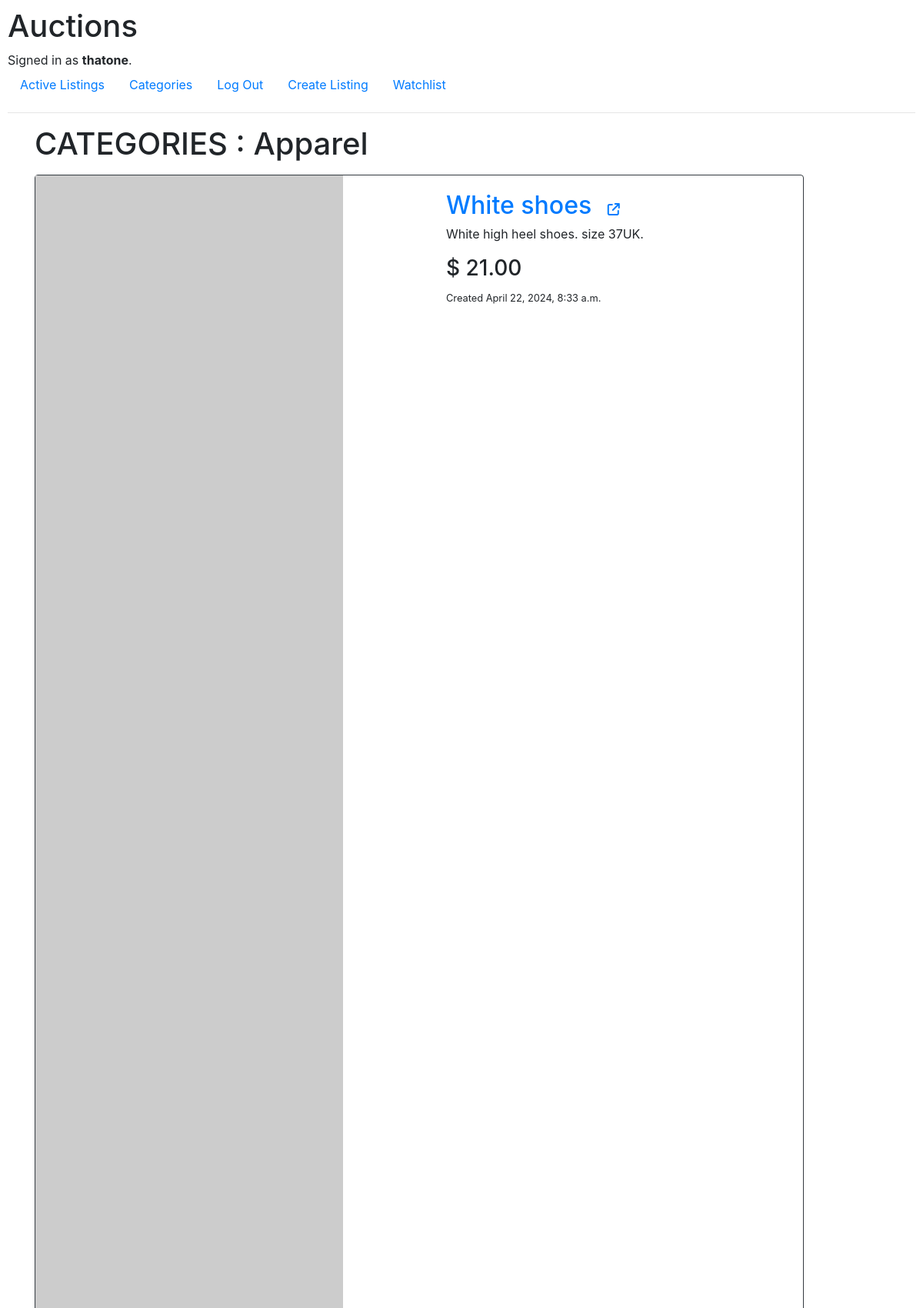
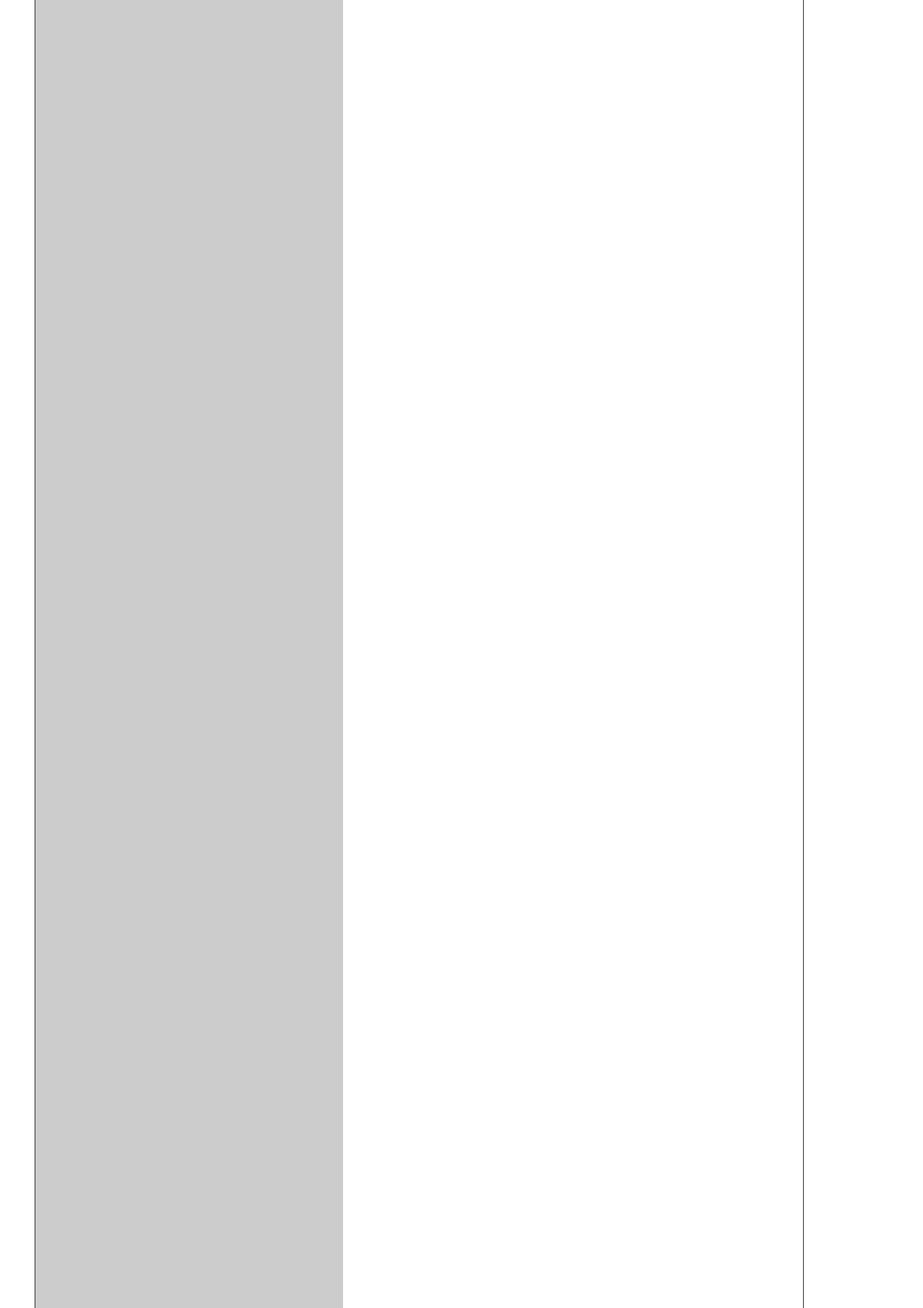
Page /categories/Apparel (signed in, upper part) on the committed database (2 pictures, top to bottom).
### auctions/models.py (models this page shows, shortened)
class User(AbstractUser):
    pass

class Category(models.Model):
    category = models.CharField(max_length=64, unique=True)
    def __str__(self):
        return f"{self.category}"

class Listings(models.Model):
    title = models.CharField(max_length=64)
    description = models.TextField()
    image = models.URLField(blank=True)
    starting_bid = models.DecimalField(max_digits=20, decimal_places=2, validators=[MinValueValidator(0.1)])
    seller = models.ForeignKey(User, on_delete=models.CASCADE, related_name="listings")
    active = models.BooleanField(default=True)
    category = models.ManyToManyField(Category, blank=True, related_name="categories")
    timestamp = models.DateTimeField(auto_now_add=True)

### auctions/views.py (the view)
# urls.py: path("categories", views.categories, name="categories"),
def categories(request, category=""):
    listings = []
    if category:
        try:
            category_obj = Category.objects.get(category=category,)
        except Category.DoesNotExist:
            category = ""
            messages.error(request, "Category does not exist", extra_tags="danger")
            return HttpResponseRedirect(reverse("categories"))
        list = Listings.objects.filter(category=category_obj, active=True)
        if len(list) == 0:
            listings = None
        else:
            for item in list:
                listings.append({"listing":item, "max_bid":get_max_bid(item)})
    return render(request, "auctions/categories.html", {
        "categories": Category.objects.all(),
        "category": category,
        "listings": listings
    })

### auctions/helpers.py (called while the page is built)
def get_max_bid(listing):
    max = listing.bid.all().aggregate(Max("bid"))
    if max["bid__max"] != None:
        return max['bid__max']
    else:
        return listing.starting_bid

### auctions/templates/auctions/categories.html (shortened to what this page needs)
{% extends "auctions/list_layout.html" %}
{% block page_title%}
CATEGORIES
    {%if category%}
        : {{category}}
    {%endif%}
{%endblock%}

### auctions/templates/auctions/list_layout.html (shortened to what this page needs)
{% extends "auctions/layout.html" %}
{% block body %}
<div class="container mx-auto">
    <h1 class="text-bg-info mb-3">{%block page_title %}{%endblock%}</h1>
    {% for listing in listings%}
    <div class="card border-dark text-bg-dark mb-3" style="max-width: 1000px;">
        <div class="row g-0">
          <div class="col-md-6">
            {% if listing.listing.image == '' %}
                {%load static%}
                {% else %}
                <img class="img-fluid rounded-start" src={{listing.listing.image}} alt={{listing.listing.title}} height="300" width="400">
            {% endif %}
          </div>
          <div class="col-md-6">
            <div class="card-body">
                <a class="h2" href="{% url 'view_listing' listing.listing.id%}" class="listing_link">
                    {{listing.listing.title}}  <i class="fa-solid fa-arrow-up-right-from-square p-1 my-2 mx-2" style="font-size:1rem"></i>
                 </a>
              <p class="card-text">{{listing.listing.description}}</p>
              <h3>$
                {{listing.max_bid|floatformat:2}}
            </h3>
              <p class="card-text"><small class="text-body-secondary">Created {{listing.listing.timestamp}}</small></p>
            </div>
          </div>
        </div>
      </div>
        {% endfor %}
    </div>
{% endblock %}

### auctions/templates/auctions/layout.html (shortened to what this page needs)
{% load static %}
<!DOCTYPE html>
<html lang="en">
    <head>
        <link rel="stylesheet" href="https://stackpath.bootstrapcdn.com/bootstrap/4.4.1/css/bootstrap.min.css">
        <link href="{% static 'auctions/styles.css' %}" rel="stylesheet">
    </head>
    <body>
        <h1>Auctions</h1>
        <div>
            {% if user.is_authenticated %}
                Signed in as <strong>{{ user.username }}</strong>.
            {% else %}
                Not signed in.
            {% endif %}
        </div>
        <ul class="nav">
            <li class="nav-item">
                <a class="nav-link" href="{% url 'index' %}">Active Listings</a>
            </li>
            <li class="nav-item">
                <a class="nav-link" href="{% url 'categories' %}">Categories</a>
            </li>
            {% if user.is_authenticated %}
                <li class="nav-item">
                    <a class="nav-link" href="{% url 'logout' %}">Log Out</a>
                </li>
                <li class="nav-item">
                    <a class="nav-link" href="{% url 'create' %}">Create Listing</a>
                </li>
                <li class="nav-item">
                    <a class="nav-link" href="{% url 'watchlist' %}">Watchlist</a>
                </li>
            {% endif %}
        </ul>
        <hr>
        {% block body %}
        {% endblock %}
    </body>
</html>

### auctions/static/auctions/styles.css (style rules this page uses)
body { padding: 10px; }

### rows in the picture
User: username "thatone"
Category: category "Apparel"
Listings: listing "White shoes", listing.description "White high heel shoes. size 37UK.", max_bid "21.00", listing.timestamp "April 22, 2024, 8:33 a.m."
